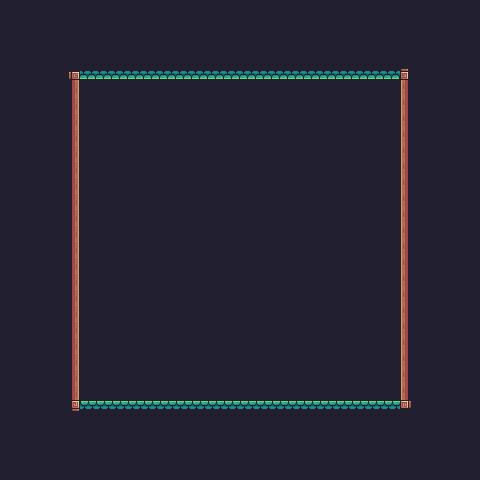

Tiled map render using the project's own tile images. Description and the whole map definition, tile-layer contents included, below:
An orthogonal 30x30 tile map with 16x16 px tiles, 1 tile layer (tileL:ayer) and 5 objects (Player).

<map version="1.10" tiledversion="git" orientation="orthogonal" renderorder="right-down" width="30" height="30" tilewidth="16" tileheight="16" infinite="0" nextlayerid="4" nextobjectid="7">
 <tileset firstgid="1" source="tileset.tsx" />
 <layer id="1" name="tileL:ayer" width="30" height="30">
  <data encoding="csv">
24,24,24,24,24,24,24,24,24,24,24,24,24,24,24,24,24,24,24,24,24,24,24,24,24,24,24,24,24,24,
24,24,24,24,24,24,24,24,24,24,24,24,24,24,24,24,24,24,24,24,24,24,24,24,24,24,24,24,24,24,
24,24,24,24,24,24,24,24,24,24,24,24,24,24,24,24,24,24,24,24,24,24,24,24,24,24,24,24,24,24,
24,24,24,24,24,24,112,112,112,112,112,112,24,24,24,24,24,24,24,24,24,24,24,24,24,24,24,24,24,24,
24,24,24,24,92,222,222,222,222,222,222,222,222,222,222,222,222,222,222,222,222,222,222,222,222,93,24,24,24,24,
24,24,24,24,113,112,24,24,24,24,24,24,24,24,24,24,24,24,24,24,24,24,24,24,112,111,24,24,24,24,
24,24,24,24,113,24,24,24,24,24,24,24,24,24,24,24,24,24,24,24,24,24,24,24,24,111,24,24,24,24,
24,24,24,24,113,24,24,24,24,24,24,24,24,24,24,24,24,24,24,24,24,24,24,24,24,111,24,24,24,24,
24,24,24,24,113,24,24,24,24,24,24,24,24,24,24,24,24,24,24,24,24,24,24,24,24,111,24,24,24,24,
24,24,24,24,113,24,24,24,24,24,24,24,24,24,24,24,24,24,24,24,24,24,24,24,24,111,24,24,24,24,
24,24,24,24,113,24,24,24,24,24,24,24,24,24,24,24,24,24,24,24,24,24,24,24,24,111,24,24,24,24,
24,24,24,24,113,24,24,24,24,24,24,24,24,24,24,24,24,24,24,24,24,24,24,24,24,111,24,24,24,24,
24,24,24,24,113,24,24,24,24,24,24,24,24,24,24,24,24,24,24,24,24,24,24,24,24,111,24,24,24,24,
24,24,24,24,113,24,24,24,24,24,24,24,24,24,24,24,24,24,24,24,24,24,24,24,24,111,24,24,24,24,
24,24,24,24,113,24,24,24,24,24,24,24,24,24,24,24,24,24,24,24,24,24,24,24,24,111,24,24,24,24,
24,24,24,24,113,24,24,24,24,24,24,24,24,24,24,24,24,24,24,24,24,24,24,24,24,111,24,24,24,24,
24,24,24,24,113,24,24,24,24,24,24,24,24,24,24,24,24,24,24,24,24,24,24,24,24,111,24,24,24,24,
24,24,24,24,113,24,24,24,24,24,24,24,24,24,24,24,24,24,24,24,24,24,24,24,24,111,24,24,24,24,
24,24,24,24,113,24,24,24,24,24,24,24,24,24,24,24,24,24,24,24,24,24,24,24,24,111,24,24,24,24,
24,24,24,24,113,24,24,24,24,24,24,24,24,24,24,24,24,24,24,24,24,24,24,24,24,111,24,24,24,24,
24,24,24,24,113,24,24,24,24,24,24,24,24,24,24,24,24,24,24,24,24,24,24,24,24,111,24,24,24,24,
24,24,24,24,113,24,24,24,24,24,24,24,24,24,24,24,24,24,24,24,24,24,24,24,24,111,24,24,24,24,
24,24,24,24,113,24,24,24,24,24,24,24,24,24,24,24,24,24,24,24,24,24,24,24,24,111,24,24,24,24,
24,24,24,24,113,24,24,24,24,24,24,24,24,24,24,24,24,24,24,24,24,24,24,24,24,111,24,24,24,24,
24,24,24,24,113,24,24,24,24,24,24,24,24,24,24,24,24,24,24,24,24,24,24,24,24,111,24,24,24,24,
24,24,24,24,114,178,178,178,178,178,178,178,178,178,178,178,178,178,178,178,178,178,178,178,178,115,24,24,24,24,
24,24,24,24,112,24,24,24,24,24,24,24,24,24,24,24,24,24,24,24,24,24,24,24,24,24,24,24,24,24,
24,24,24,24,112,24,24,24,24,24,24,24,24,24,24,24,24,24,24,24,24,24,24,24,24,24,24,24,24,24,
24,24,24,24,24,24,24,24,24,24,24,24,24,24,24,24,24,24,24,24,24,24,24,24,24,24,24,24,24,24,
24,24,24,24,24,24,24,24,24,24,24,24,24,24,24,24,24,24,24,24,24,24,24,24,24,24,24,24,24,24
</data>
 </layer>
 <objectgroup id="2" name="collisionLayer">
  <object id="2" x="72" y="72" width="8" height="340" />
  <object id="3" x="72" y="72" width="336" height="8" />
  <object id="4" x="400" y="68" width="8" height="340" />
  <object id="6" x="72" y="400" width="340" height="8" />
 </objectgroup>
 <objectgroup id="3" name="spawnLayer">
  <object id="1" type="Player" x="208" y="128" width="32" height="32" />
 </objectgroup>
</map>
